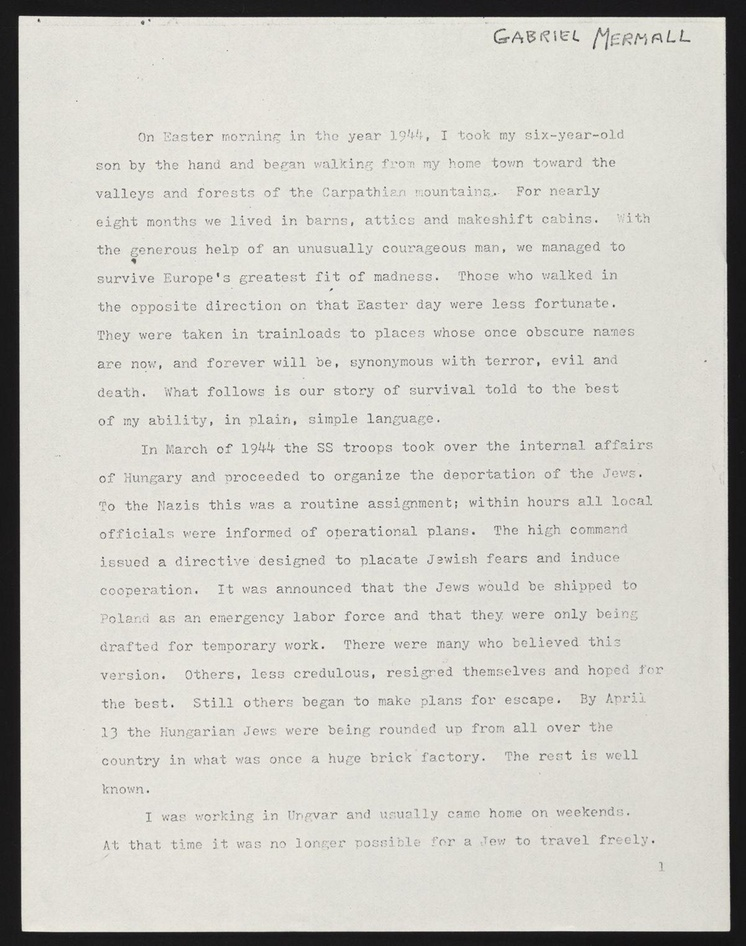
#> input picture data/page_01.jpg, 746 x 946 px, shrunk from 1200 x 1522 before the run
$ python second.py
#> lines starting #> are read from the running program, lines starting #| are printed output that depends on the picture
import cv2
from matplotlib import pyplot as plt

address="data/page_01.jpg"

img=cv2.imread(address)
#> img is the input picture: shape (946, 746, 3); mean B, G, R 197.6, 204, 205.2

# cv2.imshow("OG",img)
# cv2.waitKey()

inv_img=cv2.bitwise_not(img)
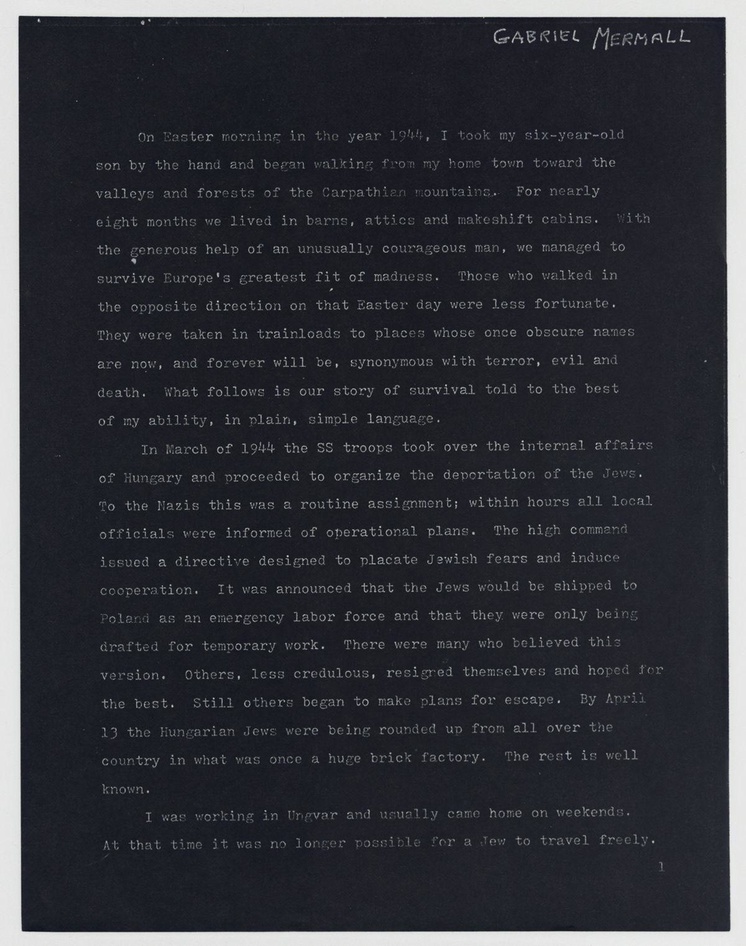
#> inv_img: shape (946, 746, 3); mean B, G, R 57.4, 51, 49.8

cv2.imwrite("temp/inv_img.jpg",inv_img)
img=cv2.imread("temp/inv_img.jpg")
cv2.imshow("INV",img)
cv2.waitKey()
